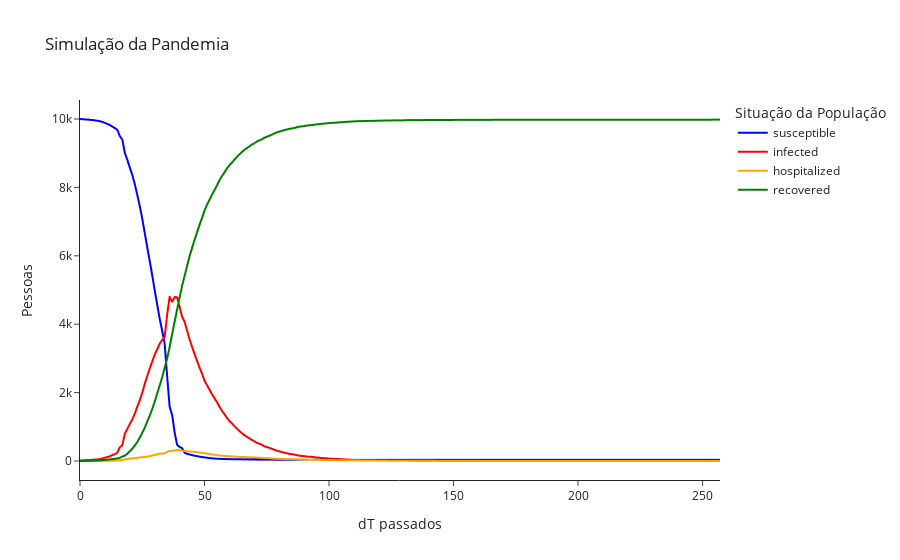

Source (notebook cell):
### Code cell
simple_graph(df)

### Figure 1 — Plotly figure (JSON) as saved in the notebook; plotly's stock layout.template omitted (floating-point values rounded to 4 significant figures; data arrays with more than 128 entries replaced by an {"elided": "..."} marker saying what was removed)
{"data": [{"hovertemplate": "Situação da População=susceptible<br>dT passados=%{x}<br>Pessoas=%{y}<extra></extra>", "legendgroup": "susceptible", "line": {"color": "blue", "dash": "solid"}, "marker": {"symbol": "circle"}, "mode": "lines", "name": "susceptible", "showlegend": true, "type": "scattergl", "x": {"elided": "258 int values"}, "xaxis": "x", "y": {"elided": "258 int values"}, "yaxis": "y"}, {"hovertemplate": "Situação da População=infected<br>dT passados=%{x}<br>Pessoas=%{y}<extra></extra>", "legendgroup": "infected", "line": {"color": "red", "dash": "solid"}, "marker": {"symbol": "circle"}, "mode": "lines", "name": "infected", "showlegend": true, "type": "scattergl", "x": {"elided": "258 int values"}, "xaxis": "x", "y": {"elided": "258 int values"}, "yaxis": "y"}, {"hovertemplate": "Situação da População=hospitalized<br>dT passados=%{x}<br>Pessoas=%{y}<extra></extra>", "legendgroup": "hospitalized", "line": {"color": "orange", "dash": "solid"}, "marker": {"symbol": "circle"}, "mode": "lines", "name": "hospitalized", "showlegend": true, "type": "scattergl", "x": {"elided": "258 int values"}, "xaxis": "x", "y": {"elided": "258 int values"}, "yaxis": "y"}, {"hovertemplate": "Situação da População=recovered<br>dT passados=%{x}<br>Pessoas=%{y}<extra></extra>", "legendgroup": "recovered", "line": {"color": "green", "dash": "solid"}, "marker": {"symbol": "circle"}, "mode": "lines", "name": "recovered", "showlegend": true, "type": "scattergl", "x": {"elided": "258 int values"}, "xaxis": "x", "y": {"elided": "258 int values"}, "yaxis": "y"}], "layout": {"legend": {"title": {"text": "Situação da População"}, "tracegroupgap": 0}, "title": {"text": "Simulação da Pandemia"}, "xaxis": {"anchor": "y", "domain": [0, 1], "title": {"text": "dT passados"}}, "yaxis": {"anchor": "x", "domain": [0, 1], "title": {"text": "Pessoas"}}}}
